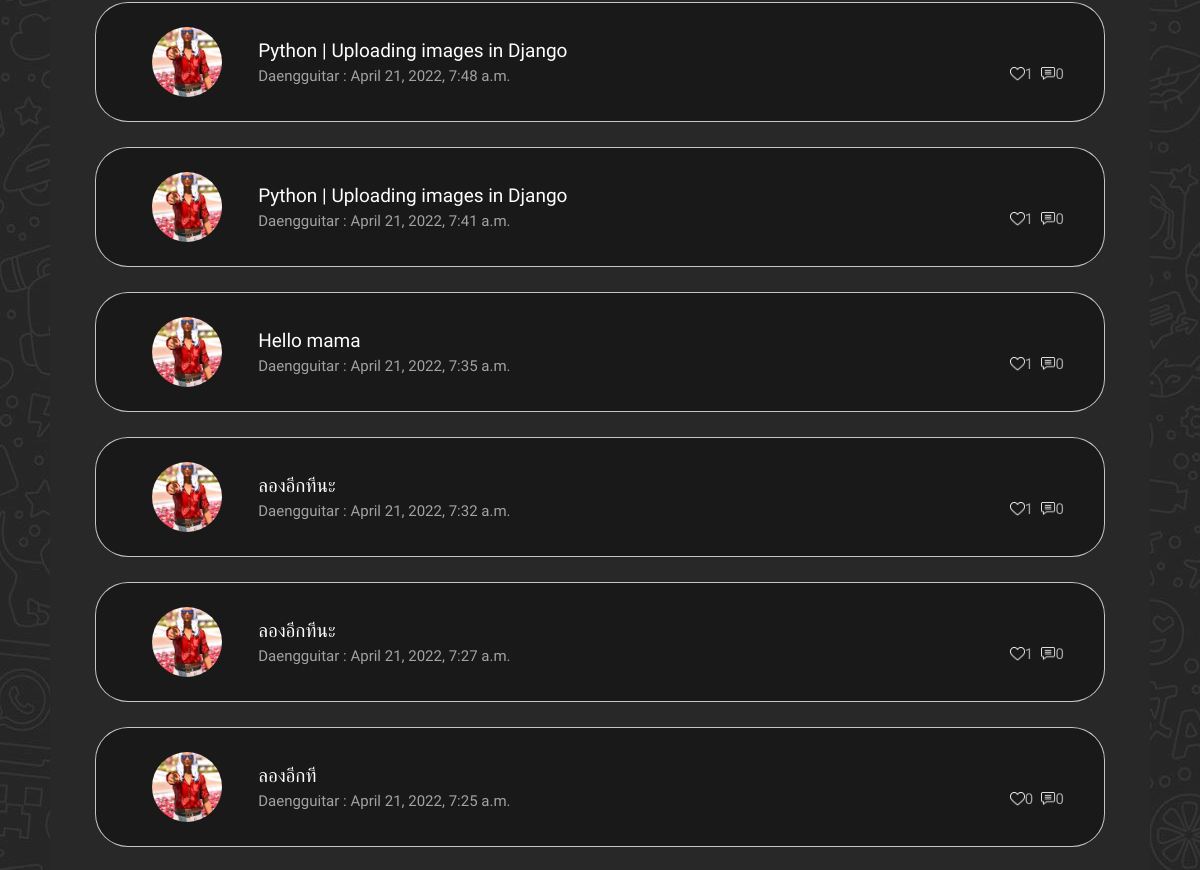
/profile/ (signed in, middle part), run on an earlier commit of the app's database.
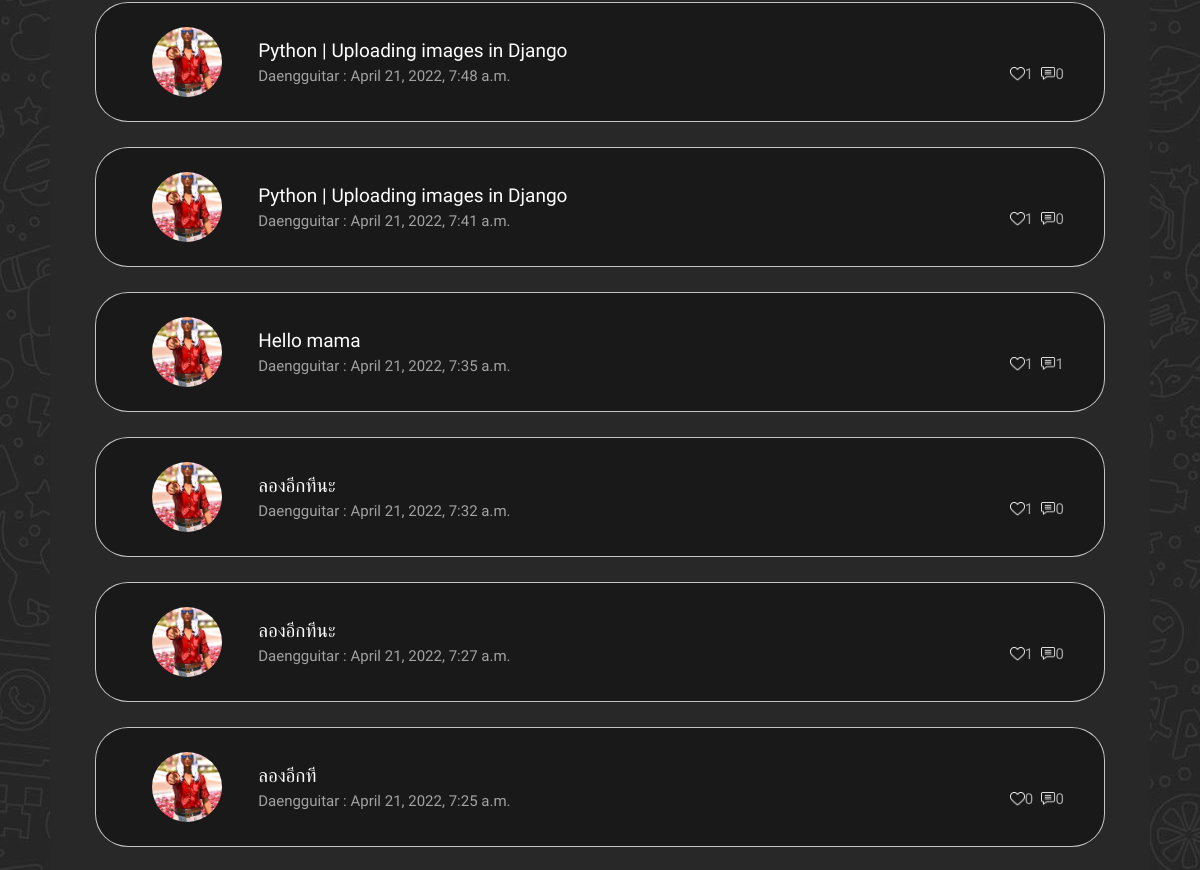
And on a later commit of the database.
### post/models.py (models this page shows, shortened)
class Post(models.Model):
    title = models.CharField(max_length=120)
    content = models.TextField(max_length=4000)
    date_created = models.DateTimeField(auto_now_add=True,blank=True)
    last_modified = models.DateTimeField(auto_now=True)
    liker = models.ManyToManyField(Account,related_name='post_liked',null=True,blank=True)
    views = models.PositiveIntegerField(null=True,blank=True,default=0)
    slug = models.SlugField(unique=True,max_length=300,blank=False)
    author = models.ForeignKey(Account,blank=True,null=True,on_delete=models.CASCADE,related_name='post')
    cover_image = models.ImageField(max_length=255, upload_to=get_cover_image_filepath, default=get_default_cover_image)
    is_cover_image_default = models.BooleanField(default=True)
    room = models.ForeignKey('post.Room',on_delete=models.SET_NULL,null=True,blank=True,related_name='post')
    tag = models.ManyToManyField('post.Tag',related_name='posts',blank=True)
    expire_date = models.DateTimeField(null=True,blank=True,default=None)
    is_expirable = models.BooleanField(null=True,blank=True,default=False)
    objects = PostManager()
    @admin.display(boolean=True)
    def is_expired(self):
        if self.is_expirable:
            now = datetime.now(timezone.utc)
            diff = now - self.expire_date
            if diff > timedelta(0):
                return True
        return False
    def get_absolute_url(self):
        return reverse("post:details_view", kwargs={"post_slug": self.slug})

### account/models.py (models this page shows, shortened)
class Account(AbstractBaseUser):
    email = models.EmailField(
        verbose_name="email address",
        max_length=255,
        unique=True,
    )
    first_name = models.CharField(max_length=50, default="")
    last_name = models.CharField(max_length=50, default="")
    date_registered = models.DateTimeField(auto_now_add=True)
    last_login = models.DateTimeField(verbose_name="last login", auto_now=True)
    bio = models.TextField(blank=True, max_length=160)
    profile_image = models.ImageField(max_length=255, upload_to=get_profile_image_filepath,   default=get_default_profile_image)
    cover_image = models.ImageField(max_length=255, upload_to=get_cover_image_filepath,   default=get_default_cover_image)
    hide_email = models.BooleanField(default=True)
    is_active = models.BooleanField(default=True)
    is_admin = models.BooleanField(default=False)
    objects = AccountManager()
    USERNAME_FIELD = "email"
    REQUIRED_FIELDS = ["first_name", "last_name"]
    def get_absolute_url(self):
        return reverse("profile_account_view", kwargs={"user_id": self.id})
    def get_cover_image_url(self):
        return self.cover_image.url
    def get_follower_list_url(self):
        return reverse('account:follower_list_view',kwargs={'user_id':self.pk})
    def get_following_list_url(self):
        return reverse('account:following_list_view',kwargs={'user_id':self.pk})
    def followings(self):
        table = AccountFollowing.objects.filter(fp=self)
        user_ids = table.values_list('sp',flat=True)
        followings_ = Account.objects.filter(pk__in=user_ids)
        return followings_
    def followers(self):
        table = AccountFollowing.objects.filter(sp=self)
        user_ids = table.values_list('fp',flat=True)
        followers_ = Account.objects.filter(pk__in=user_ids)
        return followers_
    def get_all_post(self):
        from post.models import Post
        return Post.objects.filter(author=self).order_by('-date_created')

### account/views.py (the view)
# urls.py: path("profile/", profile_view, name="profile_view"),
def profile_view(request,user_id=None,*args, **kwargs):
    if not request.user.is_authenticated:
        return redirect('login_view')
    if user_id is None:
        instance = request.user
    else:
        instance = get_object_or_404(Account,id=user_id)
    context = {
        'instance':instance,
    }
    return render(request,'account/profile.html',context)

### account/templatetags/account_tags.py (called while the page is built)
@register.simple_tag
def total_followers(user):
    return user.followers().count()

@register.simple_tag
def total_followings(user):
    return user.followings().count()

### post/templatetags/post_tags.py (called while the page is built)
@register.filter
def is_expired(post):
    return post.is_expired()

@register.filter
def is_n_day_past(post,days):
    now = datetime.datetime.now(datetime.timezone.utc)
    diff = now - post.date_created
    if diff > datetime.timedelta(days=days):
            return True
    return False

### templates/account/profile.html (shortened to what this page needs)
{% extends 'components/base.html'%} {% load static %} {% block content %} {%load account_tags %} {% load post_tags %} {% load humanize %}
<link rel="stylesheet" href="{%static '/css/profile.css'%}">
<link rel="stylesheet" href="{%static '/css/home.css'%}">
<div class="profile-container">
    {% if request.user.pk == instance.pk %}
     {% for post in instance.get_all_post %}
    <div class="profile-margin" style="display:block;margin-top:25px">
        <div class="no-thumbnail-blog profile-myblog vhcenter" style="width:100%" onclick="window.location='{{post.get_absolute_url}}'">
            <div class="user-profile-container vhcenter" style="width:15%">
                <a href="{{post.author.get_absolute_url}}">
                    <div class="user-profile-pic" style="background-image: url({{post.author.profile_image.url}})"></div>
                </a>
            </div>
            <div class="blog-detail" style="width:85%;margin-right:20px">
                <div class="blog-name wrap-name" style="max-width:100%">
                    <a href="{{post.get_absolute_url}}" class="blogfont">{{post.title}}</a>
                </div>
                <div class="blog-detail-2">
                    <div class="blog-username-date"><a href="{{post.get_absolute_url}}">
                        {{post.author.first_name|title}} :
                        {% if post|is_n_day_past:1 %}
                        {{post.date_created}}
                        {% else %}
                        {{post.date_created|naturaltime}}
                        {% endif %}
                        </a></div>
                    <div class="blog-like-comment vhcenter">
                        <img src="{% static 'images/like.png'%}" style="width:15px">{{post.liker.count}} &nbsp;
                        <img src="{% static 'images/comment.png'%}" style="width:15px">{{post.comments.all.count}}
                    </div>
                </div>
            </div>
        </div>
    </div>
    {% endfor %}
    {% endif %}
</div>
{% endblock %}

What changed in the data, as far as the page shows it:
changed Post "Hello mama": comments.all.count "0" → "1"
